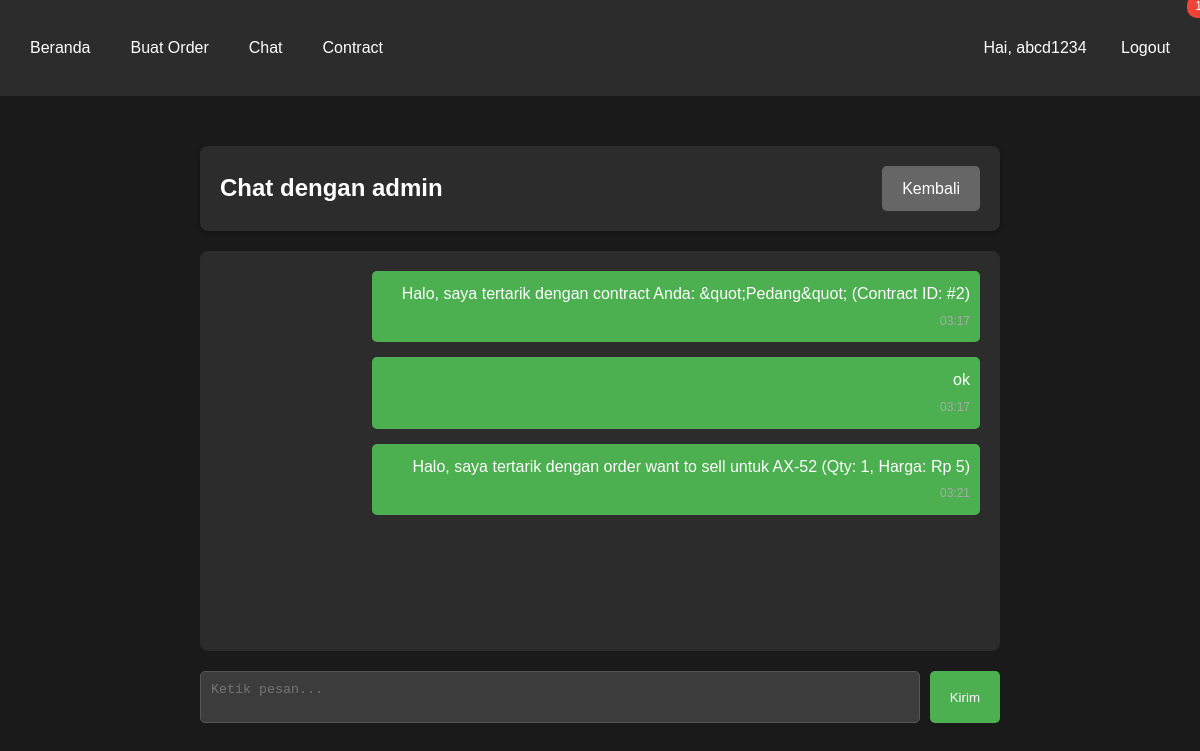
The page /black_market/index.php?controller=chat&action=conversation&user_id=7 (signed in) on the database its author committed.
### tables this page shows
CREATE TABLE `user` (
  `user_id` int NOT NULL,
  `username` varchar(45) NOT NULL,
  `password` varchar(100) NOT NULL,
  `email` varchar(100) DEFAULT NULL,
  `created_at` timestamp NOT NULL DEFAULT CURRENT_TIMESTAMP
);

CREATE TABLE `messages` (
  `message_id` int NOT NULL,
  `sender_id` int NOT NULL,
  `receiver_id` int NOT NULL,
  `message` text NOT NULL,
  `created_at` timestamp NOT NULL DEFAULT CURRENT_TIMESTAMP,
  `is_read` tinyint(1) DEFAULT '0'
);

### black_market/controllers/ChatController.php (called while the page is built, shortened)
<?php
class ChatController {
    private $db;
    private $chat;
    public function __construct() {
        $database = new Database();
        $this->db = $database->getConnection();
        $this->chat = new Chat($this->db);
    }
    public function conversation() {
        $other_user_id = $_GET['user_id'] ?? '';
        $query = "SELECT username FROM user WHERE user_id = :user_id";
        $stmt = $this->db->prepare($query);
        $stmt->bindParam(":user_id", $other_user_id);
        $stmt->execute();
        $other_user = $stmt->fetch(PDO::FETCH_ASSOC);
        $this->chat->markAsRead($other_user_id, $_SESSION['user_id']);
        $stmt = $this->chat->getMessages($_SESSION['user_id'], $other_user_id);
        $messages = $stmt->fetchAll(PDO::FETCH_ASSOC);
        include 'views/chat/conversatition.php';
    }
}
?>

### black_market/config/core.php (called while the page is built, shortened)
<?php
spl_autoload_register(function ($class_name) {
    $directories = array(
        'models/',
        'controllers/',
        'config/'
    );
    foreach ($directories as $directory) {
        $file = $directory . $class_name . '.php';
        if (file_exists($file)) {
            return;
        }
    }
});
?>

### black_market/config/database.php (called while the page is built, shortened)
<?php
class Database {
    private $host = "localhost";
    private $db_name = "black_market";
    private $username = "root";
    private $password = "";
    public function getConnection() {
        $this->conn = null;
        try {
            $this->conn = new PDO("mysql:host=" . $this->host . ";dbname=" . $this->db_name, $this->username, $this->password);
            $this->conn->setAttribute(PDO::ATTR_ERRMODE, PDO::ERRMODE_EXCEPTION);
            $this->conn->exec("set names utf8");
        } catch(PDOException $exception) {
            echo "Connection error: " . $exception->getMessage();
        }
        return $this->conn;
    }
}
?>

### black_market/models/Chat.php (called while the page is built, shortened)
<?php
class Chat {
    private $conn;
    private $table_name = "messages";
    public function __construct($db) {
        $this->conn = $db;
    }
    public function getMessages($user1_id, $user2_id) {
        $query = "SELECT m.*,
                         s.username as sender_name,
                         r.username as receiver_name
                  FROM " . $this->table_name . " m
                  LEFT JOIN user s ON m.sender_id = s.user_id
                  LEFT JOIN user r ON m.receiver_id = r.user_id
                  WHERE (m.sender_id = :user1_id AND m.receiver_id = :user2_id)
                     OR (m.sender_id = :user2_id AND m.receiver_id = :user1_id)
                  ORDER BY m.created_at ASC";
        $stmt = $this->conn->prepare($query);
        $stmt->bindParam(":user1_id", $user1_id);
        $stmt->bindParam(":user2_id", $user2_id);
        $stmt->execute();
        return $stmt;
    }
}
?>

### black_market/views/chat/conversatition.php (the view, shortened to what this page needs)
<?php include 'views/layout/header.php'; ?>
<div class="chat-container">
    <div class="card" style="margin-bottom: 20px;">
        <div style="display: flex; justify-content: space-between; align-items: center;">
            <h2>Chat dengan <?= htmlspecialchars($other_user['username']) ?></h2>
            <a href="<?= BASE_URL ?>index.php?controller=chat" class="btn" style="background-color: #666;">Kembali</a>
        </div>
    </div>
    <div class="chat-messages" id="chatMessages">
        <?php if (empty($messages)): ?>
            <p style="text-align: center; color: #999;">Belum ada pesan</p>
        <?php else: ?>
            <?php foreach ($messages as $msg): ?>
                <div class="message <?= $msg['sender_id'] == $_SESSION['user_id'] ? 'sent' : 'received' ?>"
                     data-message-id="<?= $msg['message_id'] ?>">
                    <p><?= htmlspecialchars($msg['message']) ?></p>
                    <small class="message-time">
                        <?= date('H:i', strtotime($msg['created_at'])) ?>
                    </small>
                </div>
            <?php endforeach; ?>
        <?php endif; ?>
    </div>
    <form method="POST" class="chat-input">
        <textarea name="message" placeholder="Ketik pesan..." rows="2" required></textarea>
        <button type="submit" class="btn">Kirim</button>
    </form>
</div>
<?php include 'views/layout/footer.php'; ?>

### black_market/views/layout/header.php (style rules this page uses)
* { margin: 0; padding: 0; box-sizing: border-box; }
body { font-family: Arial, sans-serif; background-color: #1a1a1a; color: #fff; line-height: 1.6; }
.card { background-color: #2c2c2c; border-radius: 8px; padding: 20px; margin-bottom: 20px; box-shadow: 0 2px 5px rgba(0,0,0,0.3); }
input, select, textarea { width: 100%; padding: 10px; background-color: #3c3c3c; border: 1px solid #555; border-radius: 5px; color: #fff; }
button, .btn { background-color: #4CAF50; color: #fff; padding: 10px 20px; border: none; border-radius: 5px; cursor: pointer; text-decoration: none; display: inline-block; transition: background-color 0.3s; }
.chat-container { max-width: 800px; margin: 0 auto; }
.chat-messages { background-color: #2c2c2c; border-radius: 8px; padding: 20px; height: 400px; overflow-y: auto; margin-bottom: 20px; }
.message { margin-bottom: 15px; padding: 10px; border-radius: 5px; }
.message.sent { background-color: #4CAF50; text-align: right; margin-left: 20%; }
.message-time { font-size: 12px; color: #aaa; }
.chat-input { display: flex; gap: 10px; }
.chat-input textarea { flex: 1; resize: none; }

### rows shown on the page
user: username "admin"
messages: message "Halo, saya tertarik dengan contract Anda: &quot;Pedang&quot; (Contract ID: #2)", created_at "03:17"
messages: message "ok", created_at "03:17"
messages: message "Halo, saya tertarik dengan order want to sell untuk AX-52 (Qty: 1, Harga: Rp 5)", created_at "03:21"

### other values the page prints
$_SESSION['username'] "abcd1234"
